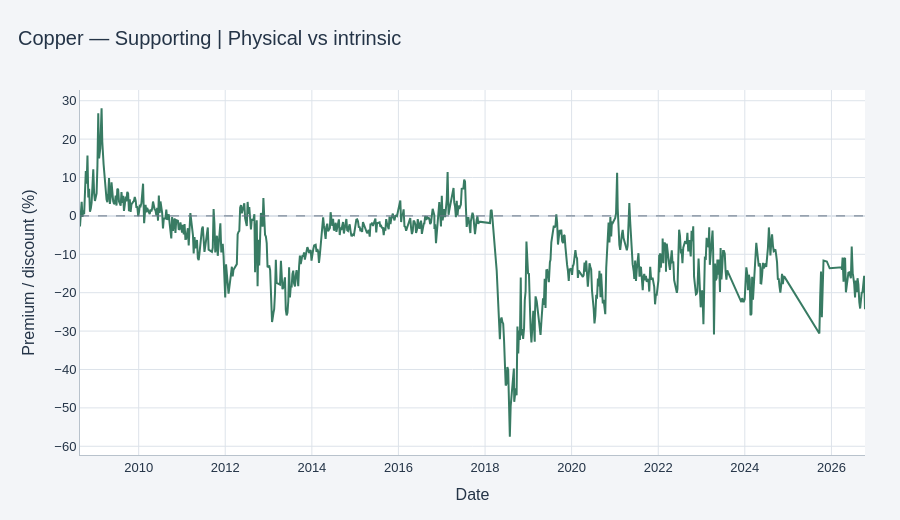

Notebook source saved alongside this figure:
### Markdown cell above
## Supporting result: physical vs intrinsic

This chart measures the domestic physical-market premium or discount to the same international reference.

### Code cell
figures[2].show(config=PLOTLY_CONFIG)

### Figure 1 — Plotly figure (JSON) as saved in the notebook; plotly's stock layout.template omitted (floating-point values rounded to 4 significant figures; data arrays with more than 128 entries replaced by an {"elided": "..."} marker saying what was removed)
{"data": [{"connectgaps": false, "hovertemplate": "%{x|%Y-%m-%d}<br>%{y:.2f}%<extra></extra>", "line": {"color": "#387B63", "width": 2}, "mode": "lines", "name": "Supporting | Physical vs intrinsic", "type": "scatter", "x": {"elided": "802 str values"}, "y": {"elided": "802 float values"}}], "layout": {"autosize": true, "font": {"color": "#243447", "family": "Arial, Tahoma, sans-serif", "size": 13}, "height": 520, "hoverlabel": {"bgcolor": "#FFFFFF", "font": {"color": "#243447"}}, "hovermode": "x unified", "margin": {"b": 65, "l": 80, "r": 35, "t": 90}, "paper_bgcolor": "#F3F5F8", "plot_bgcolor": "#FFFFFF", "shapes": [{"line": {"color": "#687787", "dash": "dash", "width": 1}, "type": "line", "x0": 0, "x1": 1, "xref": "x domain", "y0": 0, "y1": 0, "yref": "y"}], "title": {"font": {"size": 20}, "text": "Copper — Supporting | Physical vs intrinsic", "x": 0.02, "xanchor": "left"}, "xaxis": {"automargin": true, "gridcolor": "#DDE3EA", "linecolor": "#B8C2CC", "showgrid": true, "title": {"text": "Date"}, "zerolinecolor": "#DDE3EA"}, "yaxis": {"automargin": true, "gridcolor": "#DDE3EA", "linecolor": "#B8C2CC", "showgrid": true, "title": {"text": "Premium / discount (%)"}, "zerolinecolor": "#DDE3EA"}}}
